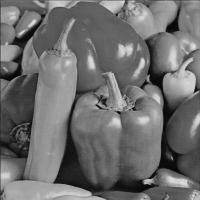
%> input picture entrega1/4-histogramas/peppers.jpg, 200 x 200 px
$ octave ecualizacion-histograma.m   (GNU Octave 9; MATLAB toolbox functions it lacks are replaced by stand-ins)
%> lines starting %> are read from the running program, lines starting %| are printed output that depends on the picture
clc
clear
close all

A = imread('peppers.jpg');
%> A is the input picture: size 200x200 uint8; min 0, max 227, mean 109.9
subplot(2,2,1);
imshow(A)
title('Imagen original');


% Calcular el histograma
h2 = zeros(256, 1);
[m, n] = size(A);
%> m = 200; n = 200
for i = 1:255
  h2(i + 1) = sum(sum(A == i));
endfor
%> after the loop, h2 = 256 values, max 606 at index 99, min 0 at index 1, mean 156.2
subplot(2,2,2);
bar(0:255, h2)
title('Histograma');
xlim([0 255])

% Calcular la distribucion acumulativa
[m, n] = size(A);
v_ac = zeros(256, 1);
for i = 0:255
  v_ac(i + 1) = sum(h2(1:i+1)/(m*n));
endfor
%> after the loop, v_ac = 256 values from 0 to 1
subplot(2,2,3)
bar(0:255, v_ac)
title('Distribucion acumulativa');
xlim([0 255])

% Metodos de ecualizacion
B = zeros(m, n);
A = double(A);
%> A: size 200x200 double
for x = 1:m
  for y = 1:n
    B(x, y) = round(v_ac(A(x, y) + 1) * 255);
  endfor
endfor
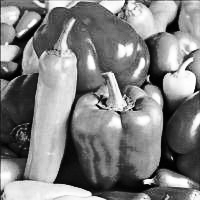
%> B: size 200x200 double; min 0, max 255, mean 128.3

B = uint8(B);
%> B: size 200x200 uint8
subplot(2,2,4);
imshow(B)
title('Imagen ecualizada');
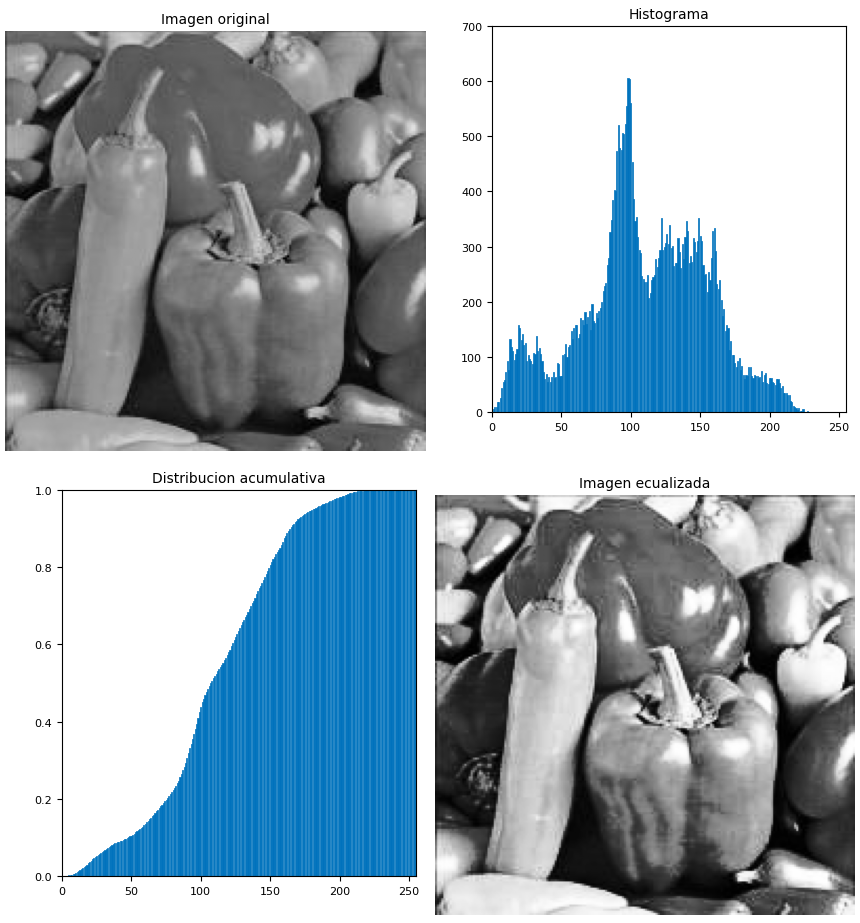
%> figure redrawn from the program's plot data, 4 panels
